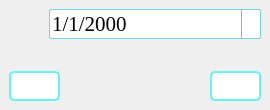
<?xml version="1.0" encoding="UTF-8"?>
<ui version="4.0">
 <class>MainWindow</class>
 <widget class="QMainWindow" name="MainWindow">
  <property name="geometry">
   <rect>
    <x>0</x>
    <y>0</y>
    <width>270</width>
    <height>110</height>
   </rect>
  </property>
  <property name="minimumSize">
   <size>
    <width>270</width>
    <height>110</height>
   </size>
  </property>
  <property name="maximumSize">
   <size>
    <width>270</width>
    <height>110</height>
   </size>
  </property>
  <property name="windowTitle">
   <string>Sana qo'shish</string>
  </property>
  <property name="windowIcon">
   <iconset>
    <normalon>:/Icons/Icons/add_date.png</normalon>
   </iconset>
  </property>
  <property name="iconSize">
   <size>
    <width>32</width>
    <height>32</height>
   </size>
  </property>
  <widget class="QWidget" name="centralwidget">
   <layout class="QGridLayout" name="gridLayout">
    <item row="0" column="0">
     <layout class="QVBoxLayout" name="verticalLayout">
      <item>
       <layout class="QHBoxLayout" name="horizontalLayout">
        <property name="spacing">
         <number>0</number>
        </property>
        <item>
         <widget class="QPushButton" name="pushButton_3">
          <property name="minimumSize">
           <size>
            <width>40</width>
            <height>30</height>
           </size>
          </property>
          <property name="maximumSize">
           <size>
            <width>40</width>
            <height>16777215</height>
           </size>
          </property>
          <property name="styleSheet">
           <string notr="true">border: none;
</string>
          </property>
          <property name="text">
           <string/>
          </property>
          <property name="icon">
           <iconset>
            <normalon>:/Icons/Icons/edit.png</normalon>
           </iconset>
          </property>
          <property name="iconSize">
           <size>
            <width>24</width>
            <height>24</height>
           </size>
          </property>
         </widget>
        </item>
        <item>
         <widget class="QDateEdit" name="dateEdit">
          <property name="minimumSize">
           <size>
            <width>200</width>
            <height>30</height>
           </size>
          </property>
          <property name="font">
           <font>
            <family>Times New Roman</family>
            <pointsize>16</pointsize>
           </font>
          </property>
          <property name="cursor">
           <cursorShape>PointingHandCursor</cursorShape>
          </property>
          <property name="styleSheet">
           <string notr="true">QDateEdit{border-radius: 2px;
border: 1px solid #7cd0ef;
}
QDateEdit:hover{
border-color: #5487ee;
}

 
QDateEdit::drop-down {
	subcontrol-origin: padding;
	subcontrol-position: top right;
	width: 18px;
 
	border-left-width: 1px;
	border-left-color: darkgray;
	border-left-style: solid;
	border-top-right-radius: 3px;
	border-bottom-right-radius: 3px;
}
 
QDateEdit::down-arrow {
	image:url(:/Icons/Icons/drop-down-arrow.png);
}
 
QDateEdit::drop-down:hover {
	/* Does this work with QDateEdit??? */
	background-color: qlineargradient(x1: 0, y1: 0, x2: 0, y2: 1, stop: 0 #d8d7d7, stop: 1 #e9e9e9);
}
</string>
          </property>
          <property name="locale">
           <locale language="Uzbek" country="Uzbekistan"/>
          </property>
          <property name="displayFormat">
           <string>d/M/yyyy</string>
          </property>
          <property name="calendarPopup">
           <bool>true</bool>
          </property>
         </widget>
        </item>
       </layout>
      </item>
      <item>
       <spacer name="verticalSpacer">
        <property name="orientation">
         <enum>Qt::Vertical</enum>
        </property>
        <property name="sizeHint" stdset="0">
         <size>
          <width>20</width>
          <height>40</height>
         </size>
        </property>
       </spacer>
      </item>
      <item>
       <layout class="QHBoxLayout" name="horizontalLayout_2">
        <item>
         <widget class="QPushButton" name="pushButton_2">
          <property name="minimumSize">
           <size>
            <width>50</width>
            <height>30</height>
           </size>
          </property>
          <property name="maximumSize">
           <size>
            <width>150</width>
            <height>16777215</height>
           </size>
          </property>
          <property name="font">
           <font>
            <family>Georgia</family>
            <pointsize>12</pointsize>
           </font>
          </property>
          <property name="cursor">
           <cursorShape>PointingHandCursor</cursorShape>
          </property>
          <property name="styleSheet">
           <string notr="true">QPushButton {
background-color: white;
border-radius: 5px;
border: 2px solid #6AF2F0;
}
QPushButton:hover {
color: white;
background-color: #6AF2F0;
}
QPushButton:pressed {
color: white;
background-color: rgb(47, 231, 247);
border: 2px solid rgb(47, 231, 247);
}</string>
          </property>
          <property name="text">
           <string/>
          </property>
          <property name="icon">
           <iconset>
            <normalon>:/Icons/Icons/cancel.png</normalon>
           </iconset>
          </property>
          <property name="iconSize">
           <size>
            <width>16</width>
            <height>16</height>
           </size>
          </property>
         </widget>
        </item>
        <item>
         <spacer name="horizontalSpacer">
          <property name="orientation">
           <enum>Qt::Horizontal</enum>
          </property>
          <property name="sizeHint" stdset="0">
           <size>
            <width>40</width>
            <height>20</height>
           </size>
          </property>
         </spacer>
        </item>
        <item>
         <widget class="QPushButton" name="pushButton">
          <property name="minimumSize">
           <size>
            <width>50</width>
            <height>30</height>
           </size>
          </property>
          <property name="maximumSize">
           <size>
            <width>150</width>
            <height>16777215</height>
           </size>
          </property>
          <property name="font">
           <font>
            <family>Georgia</family>
            <pointsize>12</pointsize>
           </font>
          </property>
          <property name="cursor">
           <cursorShape>PointingHandCursor</cursorShape>
          </property>
          <property name="styleSheet">
           <string notr="true">QPushButton {
background-color: white;
border-radius: 5px;
border: 2px solid #6AF2F0;
}
QPushButton:hover {
color: white;
background-color: #6AF2F0;
}
QPushButton:pressed {
color: white;
background-color: rgb(47, 231, 247);
border: 2px solid rgb(47, 231, 247);
}</string>
          </property>
          <property name="text">
           <string/>
          </property>
          <property name="icon">
           <iconset>
            <normalon>:/Icons/Icons/ok.png</normalon>
           </iconset>
          </property>
          <property name="iconSize">
           <size>
            <width>22</width>
            <height>22</height>
           </size>
          </property>
         </widget>
        </item>
       </layout>
      </item>
     </layout>
    </item>
   </layout>
  </widget>
 </widget>
 <resources>
  <include location="../Res.qrc"/>
 </resources>
 <connections/>
</ui>
